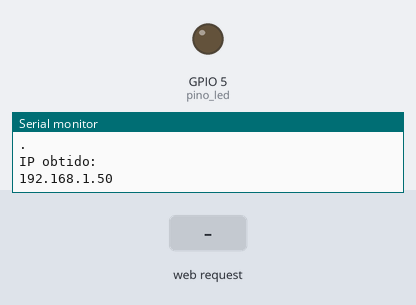
The sketch below on a simulated ESP32. On the bench: output pins drawn as LEDs (lit = HIGH), the last lines printed to the serial monitor. Inputs (shaded band) come from the test bench. WiFi joins after 1.5 s; servers stay silent unless stated.

Above: at 2.7 s.
2.8 s: HTTP request GET /1 received
At 3.2 s:
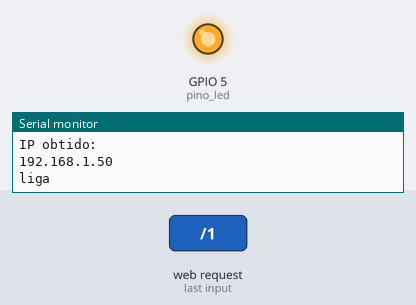
4.3 s: HTTP request GET /0 received
At 5.5 s:
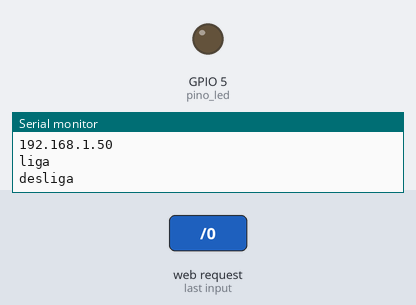
Timing chart, 0 to 7.3 s (numbered marks = the images above; inputs shaded):
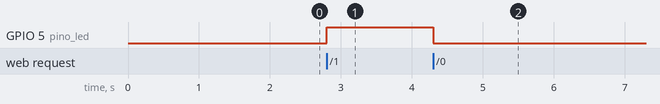

The sketch:

pratica1_leds.ino
```cpp
//***************************
//CONTROLA UM LED PELO NAVEGADOR, COM INFORMAÇÕES DE REDE JÁ INCLUSAS
//***************************

#include <WiFi.h>

const char* SSID = "matheus"; //Nome da rede WI-FI que deseja se conectar
const char* PASSWORD = "12345678"; //Senha da rede WI-FI que deseja se conectar

//Define o pino do led (D5)
int pino_led = 5;

//Defino a porta do servidor Web
WiFiServer server(80);

//Configurações iniciais *******************
void setup() {
  //Pino de saída para ligar led
  pinMode(pino_led, OUTPUT);
  //Especifico a comunicação com o monitor
  Serial.begin(9600);
  //Fica em loop até conectar
  WiFi.begin(SSID, PASSWORD);
  while (WiFi.status() != WL_CONNECTED) {
      delay(100);
      Serial.println(".");
  }
  //Mostro o IP obtido no monitor
  Serial.println("IP obtido: ");
  Serial.println(WiFi.localIP());

  //Inicia o servidor web
  server.begin();
}

//Programa principal ***********************
void loop() {

  //pega os dados do cliente
  WiFiClient cliente = server.available();

  //Se tiver cliente conectado
  if (cliente) {
    String dados = ""; //Variável para guardar os dados vindos da web
    while (cliente.connected()) {
      if (cliente.available()) {
        char c = cliente.read();
        dados += c;

        //Se recebeu 1 na url
        if (dados.endsWith("GET /1")) {
          Serial.println("liga");
          digitalWrite(pino_led,HIGH); //Liga o led
          cliente.println("HTTP/1.1 200 OK");
          cliente.println("Content-type:text/html");
          cliente.println();
          cliente.stop();
        }

        //Se recebeu 0 na url
        if (dados.endsWith("GET /0")) {
          Serial.println("desliga");
          digitalWrite(pino_led,LOW); //Desliga o led
          cliente.println("HTTP/1.1 200 OK");
          cliente.println("Content-type:text/html");
          cliente.println();
          cliente.stop();
        }
      }
    }
  }

}
```

Measured:
- after the input at 2.8 s, GPIO 5 (pino_led): LOW → HIGH at once
- after the input at 4.3 s, GPIO 5 (pino_led): HIGH → LOW at once
